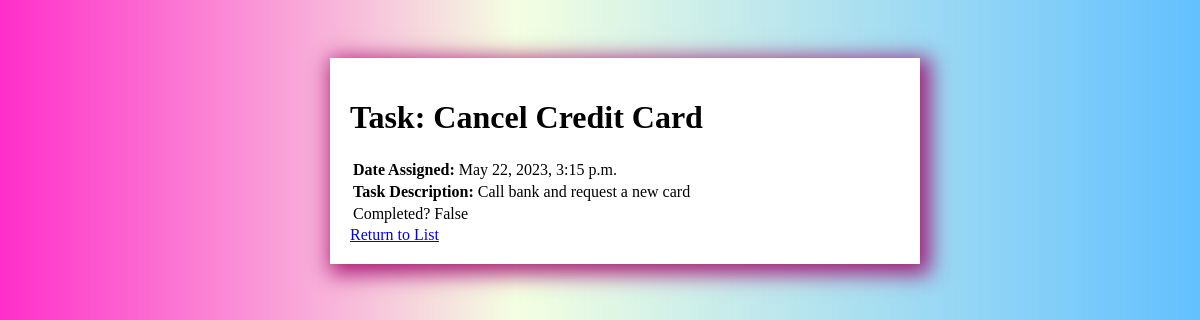
The app's page /task/3/ (signed in) with its own data.
### todo/models.py (models this page shows)
class Task(models.Model):
    user= models.ForeignKey(User, on_delete= models.CASCADE, null= True, blank=True)
    title = models.CharField(max_length=200, null=True)
    description = models.TextField(null=True, blank=True)
    complete = models.BooleanField(default=False)
    created = models.DateTimeField(auto_now_add=True)
    def __str__(self):
        return self.title
    class Meta:
        ordering = ['complete']

### todo/views.py (the view)
# urls.py: path('task/<int:pk>/', TaskDetail.as_view(), name="tasks-detail"),
class TaskDetail(LoginRequiredMixin, DetailView):
    model = Task
    context_object_name = 'task'
    template_name = 'todo/task.html'

### todo/templates/todo/task.html
{% extends 'todo/main.html'%}
{% block content %}
<body>
<h1> Task: {{ task }} </h1>
<table>
<tr>
    <td> <b> Date Assigned: </b> {{task.created}}</td>
</tr>
<tr>
    <td> <b> Task Description: </b>{{task.description}}</td>
</tr>
<tr>
    <td> Completed? {{task.complete}}</td>
</tr>
</table>
<a href="{% url 'task' %}"> Return to List </a>
</body>
{% endblock content %}

### todo/templates/todo/main.html (style rules this page uses)
body { background: linear-gradient(90deg, #ff00bfd1 0%, #c6ff6932 43%, #0099ff9d 100%); font-family: 'HKGrotesk'; padding-top: 50px; padding-left: 50px; }

### records on screen
Task: title "Cancel Credit Card", created "May 22, 2023, 3:15 p.m.", description "Call bank and request a new card", complete "False"
